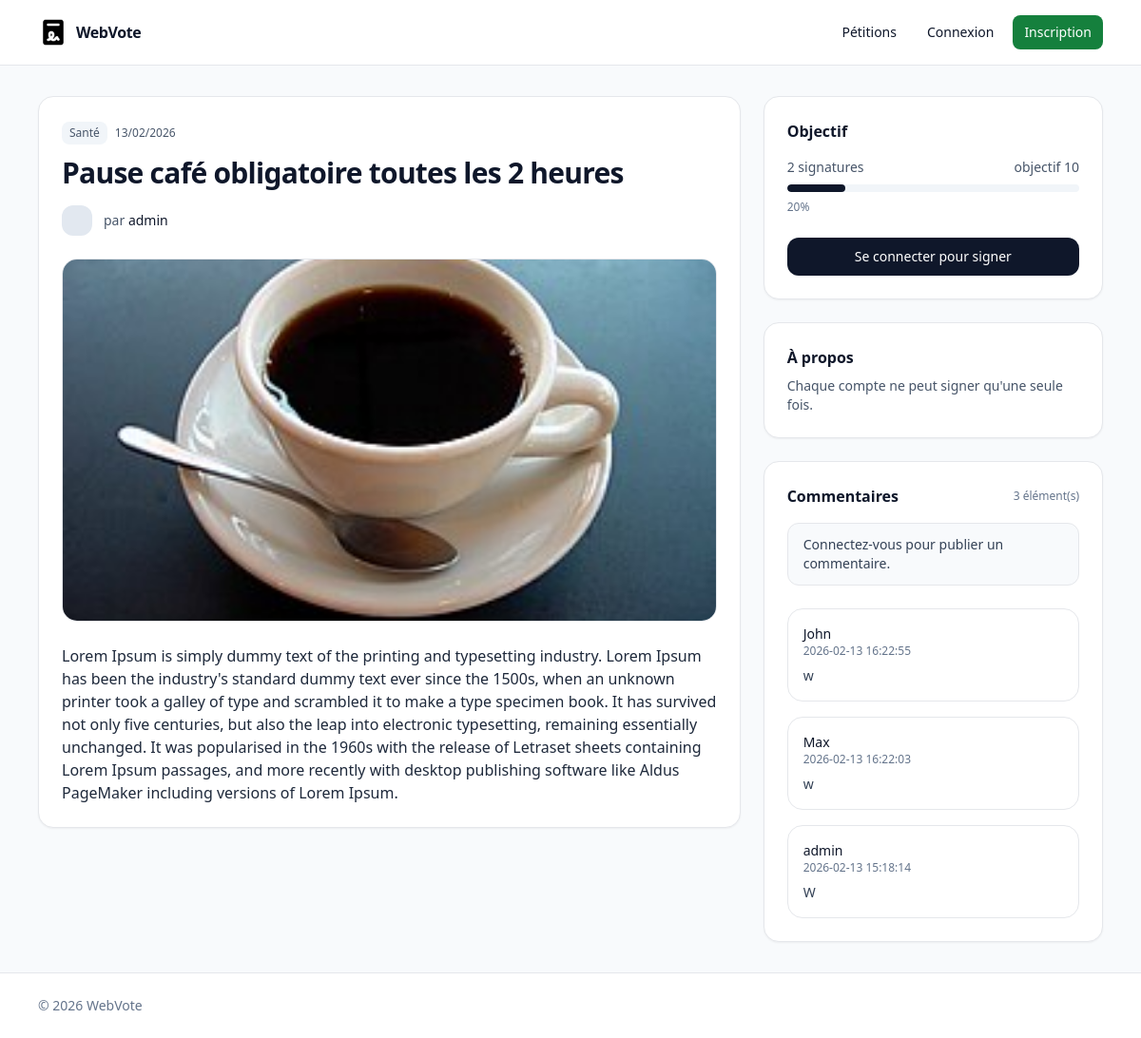
Screenshot of /petition/show/1 with the database file from the repository.
### tables this page shows
CREATE TABLE `petitions` (
  `id` int NOT NULL,
  `user_id` int NOT NULL,
  `category_id` int NOT NULL,
  `title` varchar(160) NOT NULL,
  `description` text NOT NULL,
  `image` varchar(255) DEFAULT NULL,
  `goal_signatures` int NOT NULL DEFAULT '100',
  `status` enum('DRAFT','PUBLISHED','HIDDEN','CLOSED') NOT NULL DEFAULT 'PUBLISHED',
  `created_at` datetime NOT NULL
);

CREATE TABLE `categories` (
  `id` int NOT NULL,
  `name` varchar(60) NOT NULL
);

CREATE TABLE `users` (
  `id` int NOT NULL,
  `pseudo` varchar(50) NOT NULL,
  `email` varchar(120) NOT NULL,
  `password` varchar(255) NOT NULL,
  `avatar` varchar(255) DEFAULT NULL,
  `role` enum('USER','ADMIN') NOT NULL DEFAULT 'USER',
  `status` enum('ACTIVE','BANNED') NOT NULL DEFAULT 'ACTIVE',
  `created_at` datetime NOT NULL
);

CREATE TABLE `comments` (
  `id` int NOT NULL,
  `petition_id` int NOT NULL,
  `user_id` int NOT NULL,
  `content` text NOT NULL,
  `status` enum('VISIBLE','HIDDEN') NOT NULL DEFAULT 'VISIBLE',
  `created_at` datetime NOT NULL
);

### Core/Controller.php (called while the page is built, shortened)
<?php
class Controller
{
    public function render($layout, $template, $params = [])
    {
        extract($params);
        require ROOT_PATH . '/App/View/' . $template;
        return ob_end_flush();
    }
}

### App/Controller/PetitionController.php (called while the page is built, shortened)
<?php
class PetitionController extends Controller
{
    public function show($id)
    {
        $petitionModel = new PetitionModel;
        $petition = $petitionModel->find((int)$id);
        $user = $this->user();
        $signed = false;
        $commentModel = new CommentModel;
        $comments = $commentModel->listForPetition($petition['id']);
        $this->render('layout/base.php', 'petition/show.php', [
            'pageTitle' => $petition['title'],
            'petition' => $petition,
            'signed' => $signed,
            'comments' => $comments,
            'messages' => $this->consumeFlash(),
            'user' => $user
        ]);
    }
}

### Core/Router.php (called while the page is built, shortened)
<?php
class Router
{
    public function route()
    {
        $uri = $_SERVER['REQUEST_URI'] ?? '/';
        $path = strtok($uri, '?');
        $path = ltrim($path, '/');
        $segments = $path === '' ? [] : explode('/', $path);
        $methodName = isset($segments[1]) && $segments[1] !== '' ? $segments[1] : 'index';
        $controller = new $controllerClass;
        $params = array_slice($segments, 2);
        call_user_func_array([$controller, $methodName], $params);
    }
}

### index.php (called while the page is built, shortened)
<?php
$router = new Core\Router;
$router->route();

### Core/Model.php (called while the page is built, shortened)
<?php
class Model
{
    protected $db;
    public function __construct()
    {
        if (!$this->db) {
            $infos = simplexml_load_file(__DIR__ . '/config.xml');
            $host = (string)$infos->host;
            $db = (string)$infos->db;
            $user = (string)$infos->user;
            $password = (string)$infos->password;
            $port = isset($infos->port) ? trim((string)$infos->port) : '';
            $dsn = 'mysql:host=' . $host . ';dbname=' . $db;
            if ($port !== '') {
                $dsn .= ';port=' . $port;
            }
            try {
                $this->db = new \PDO(
                    $dsn,
                    $user,
                    $password,
                    [
                        \PDO::ATTR_ERRMODE => \PDO::ERRMODE_EXCEPTION,
                        \PDO::MYSQL_ATTR_INIT_COMMAND => 'SET NAMES utf8'
                    ]
                );
            } catch (\PDOException $e) {
                exit('Erreur de connexion : ' . $e->getMessage());
            }
        }
    }
}

### App/Model/PetitionModel.php (called while the page is built, shortened)
<?php
class PetitionModel extends Model
{
    public function find($id)
    {
        $stmt = $this->db->prepare('SELECT p.*, u.pseudo, u.avatar, c.name AS category_name,
            (SELECT COUNT(*) FROM signatures s WHERE s.petition_id = p.id) AS signatures_count
            FROM petitions p
            JOIN users u ON u.id = p.user_id
            JOIN categories c ON c.id = p.category_id
            WHERE p.id = :id
            LIMIT 1');
        $stmt->execute(['id' => (int)$id]);
        return $stmt->fetch(\PDO::FETCH_ASSOC) ?: null;
    }
}

### App/Model/CommentModel.php (called while the page is built, shortened)
<?php
class CommentModel extends Model
{
    public function listForPetition($petitionId)
    {
        $stmt = $this->db->prepare('
            SELECT c.id, c.content, c.created_at, c.user_id, u.pseudo
            FROM comments c
            JOIN users u ON u.id = c.user_id
            WHERE c.petition_id = :pid AND c.status = :status
            ORDER BY c.created_at DESC
        ');
        $stmt->execute(['pid' => (int)$petitionId, 'status' => 'VISIBLE']);
        return $stmt->fetchAll(\PDO::FETCH_ASSOC);
    }
}

### App/View/petition/show.php (the view, shortened to what this page needs)
<?php
$count = (int)$petition['signatures_count'];
$goal = max(1, (int)$petition['goal_signatures']);
$pct = min(100, (int)floor(($count / $goal) * 100));
?>
<div class="grid gap-6 lg:grid-cols-3">
    <div class="lg:col-span-2">
        <div class="rounded-2xl border bg-white p-6 shadow-sm">
            <div class="flex flex-wrap items-start justify-between gap-4">
                <div class="min-w-0">
                    <div class="inline-flex items-center gap-2 text-xs text-slate-600">
                        <span class="rounded-lg bg-slate-100 px-2 py-1 font-medium"><?= htmlspecialchars($petition['category_name']) ?></span>
                        <span><?= htmlspecialchars(date('d/m/Y', strtotime($petition['created_at']))) ?></span>
                    </div>
                    <h1 class="mt-3 text-3xl font-semibold tracking-tight"><?= htmlspecialchars($petition['title']) ?></h1>
                    <div class="mt-4 flex items-center gap-3 text-sm text-slate-600">
                        <?php if (!empty($petition['avatar'])) : ?>
                            <img class="h-8 w-8 rounded-xl object-cover" src="<?= ROOT_URL . htmlspecialchars($petition['avatar']) ?>" alt="">
                        <?php else : ?>
                            <div class="h-8 w-8 rounded-xl bg-slate-200"></div>
                        <?php endif; ?>
                        <span>par <span class="font-medium text-slate-900"><?= htmlspecialchars($petition['pseudo']) ?></span></span>
                    </div>
                </div>
            </div>
            <?php if (!empty($petition['image'])) : ?>
                <div class="mt-6 overflow-hidden rounded-2xl border bg-slate-100">
                    <img class="w-full max-h-[380px] object-cover" src="<?= ROOT_URL . htmlspecialchars($petition['image']) ?>" alt="">
                </div>
            <?php endif; ?>
            <div class="mt-6 prose max-w-none">
                <p class="whitespace-pre-line text-slate-800"><?= htmlspecialchars($petition['description']) ?></p>
            </div>
        </div>
    </div>
    <div>
        <div class="rounded-2xl border bg-white p-6 shadow-sm">
            <h2 class="font-semibold">Objectif</h2>
            <div class="mt-4">
                <div class="flex items-center justify-between text-sm text-slate-600">
                    <span><?= $count ?> signatures</span>
                    <span>objectif <?= $goal ?></span>
                </div>
                <div class="mt-2 h-2 w-full overflow-hidden rounded-full bg-slate-100">
                    <div class="h-2 rounded-full bg-slate-900" style="width: <?= $pct ?>%"></div>
                </div>
                <div class="mt-2 text-xs text-slate-500"><?= $pct ?>%</div>
            </div>
            <div class="mt-6">
                <?php if (empty($user)) : ?>
                    <a class="inline-flex w-full justify-center rounded-xl bg-slate-900 px-4 py-2.5 text-sm font-medium text-white hover:bg-slate-800" href="<?= ROOT_URL ?>auth/login">Se connecter pour signer</a>
                <?php endif; ?>
            </div>
        </div>
        <div class="mt-6 rounded-2xl border bg-white p-6 shadow-sm">
            <h2 class="font-semibold">À propos</h2>
            <p class="mt-2 text-sm text-slate-600">Chaque compte ne peut signer qu'une seule fois.</p>
        </div>
        <div class="mt-6 rounded-2xl border bg-white p-6 shadow-sm">
            <div class="flex items-center justify-between">
                <h2 class="font-semibold">Commentaires</h2>
                <span class="text-xs text-slate-500"><?= count($comments ?? []) ?> élément(s)</span>
            </div>
            <?php if (!empty($user) && (($user['status'] ?? '') === 'ACTIVE')) : ?>
                <form class="mt-4 flex gap-3" method="post" action="<?= ROOT_URL ?>comment/create/<?= (int)$petition['id'] ?>">
                    <textarea name="content" rows="2" required class="w-full resize-none rounded-xl border px-3 py-2 text-sm focus:outline-none focus:ring-2 focus:ring-slate-300" placeholder="Votre message..."></textarea>
                    <button class="h-fit rounded-xl bg-slate-900 px-4 py-2 text-sm font-medium text-white hover:bg-slate-800">Envoyer</button>
                </form>
            <?php elseif (!empty($user) && (($user['status'] ?? '') !== 'ACTIVE')) : ?>
                <div class="mt-4 rounded-xl border border-amber-200 bg-amber-50 px-4 py-3 text-sm text-amber-900">
                    Compte suspendu : publication désactivée.
                </div>
            <?php else : ?>
                <div class="mt-4 rounded-xl border bg-slate-50 px-4 py-3 text-sm text-slate-700">
                    Connectez-vous pour publier un commentaire.
                </div>
            <?php endif; ?>
            <div class="mt-6 space-y-4">
                <?php foreach (($comments ?? []) as $c) : ?>
                    <div class="rounded-2xl border px-4 py-4">
                        <div class="flex items-start justify-between gap-4">
                            <div>
                                <div class="text-sm font-medium"><?= htmlspecialchars($c['pseudo'] ?? '') ?></div>
                                <div class="text-xs text-slate-500"><?= htmlspecialchars($c['created_at'] ?? '') ?></div>
                            </div>
                        </div>
                        <div class="mt-2 whitespace-pre-line text-sm text-slate-700"><?= htmlspecialchars($c['content'] ?? '') ?></div>
                    </div>
                <?php endforeach; ?>
            </div>
        </div>
    </div>
</div>

### rows the page displays
petitions: category.name "Santé", created_at "13/02/2026", title "Pause café obligatoire toutes les 2 heures", user.pseudo "admin", image (picture), description "Lorem Ipsum is simply dummy text of the printing and typesetting industry. Lorem Ipsum has been the industry's standard dummy text ever since the 1500s, when an unknown printer took a galley of type and scrambled it to make a type specimen book. It has survived not only five centuries, but also the leap into electronic typesetting, remaining essentially unchanged. It was popularised in the 1960s with the release of Letraset sheets containing Lorem Ipsum passages, and more recently with desktop publishing software like Aldus PageMaker including versions of Lorem Ipsum.", goal_signatures "10"
comments: user.pseudo "John", created_at "2026-02-13 16:22:55", content "w"
comments: user.pseudo "Max", created_at "2026-02-13 16:22:03", content "w"
comments: user.pseudo "admin", created_at "2026-02-13 15:18:14", content "W"

### other values shown
$count "2"
$pct "20"
count($comments ?? []) "3"
